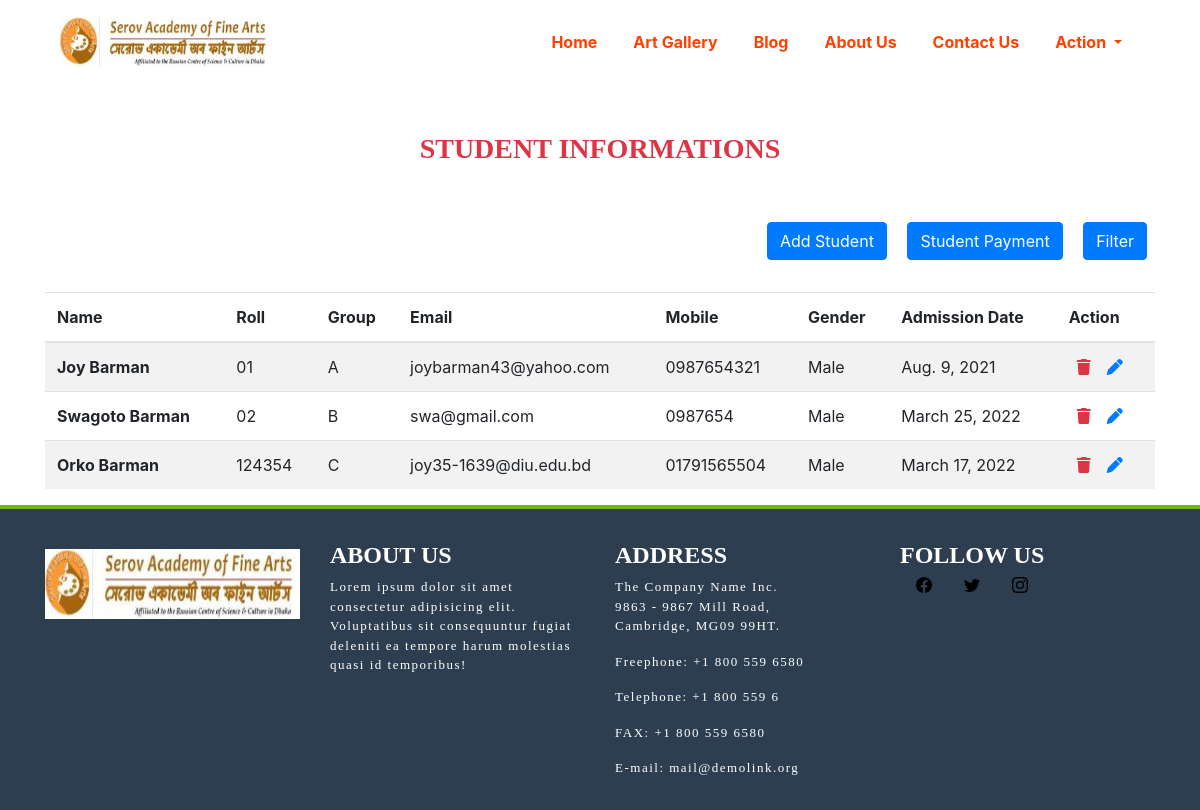
/students/, run on an earlier commit of the app's database.
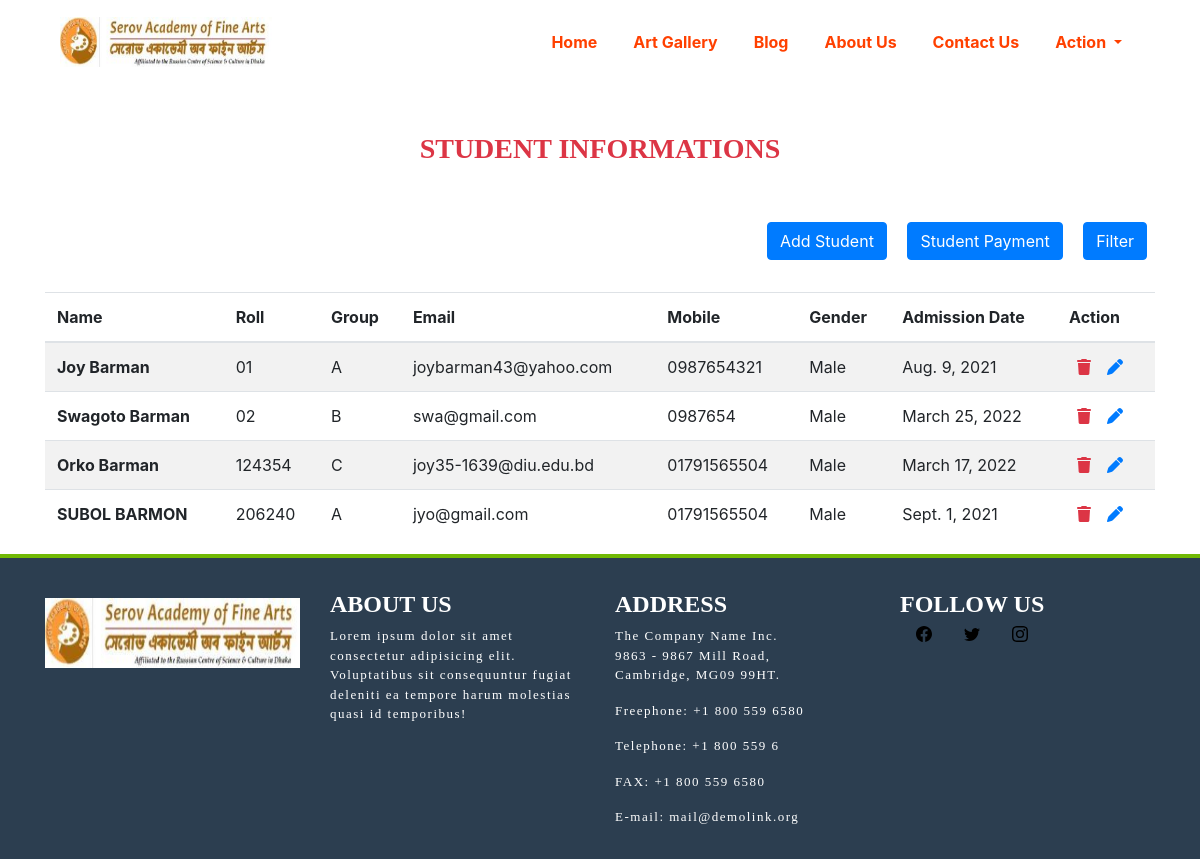
And on a later commit of the database.
### main/models.py (models this page shows, shortened)
class Student(models.Model):
    name =models.CharField(max_length=255)
    roll =models.CharField(max_length=255)
    group =models.ForeignKey(Group,on_delete=models.CASCADE)
    email =models.EmailField(max_length=255,null=True,blank=True)
    gender=models.CharField(max_length=10,choices=GENDER_CHOICES)
    mobile =models.CharField(max_length=255)
    photo = models.ImageField(upload_to='images/student/')
    blood =models.CharField(max_length=10,choices=BLOOD_CHOICES)
    address =models.CharField(max_length=255,null=True,blank=True)
    father_name =models.CharField(max_length=255,null=True,blank=True)
    mother_name =models.CharField(max_length=255,null=True,blank=True)
    admission_date =models.DateField()

class Group(models.Model):
    group=models.CharField(max_length=50)
    date=models.DateField(auto_now_add=True)
    def __str__(self):
        return self.group

### main/views.py (the view)
# urls.py: path('students/', StudentView.as_view(), name="students"),
class StudentView(ListView):
    model = Student
    template_name = 'student.html'
    ordering = ['roll']

### main/templates/student.html
{% extends 'base.html' %}
{% block body %}
    <div class="container">
        <h3 class="text-uppercase font-weight-bold text-center text-danger my-5">student informations</h3>
            <div class="text-right">
                <a class="btn btn-primary text-white m-2" href="{% url 'add-student' %}">Add Student</a>
                <a class="btn btn-primary text-white m-2" href="{% url 'student-payment' %}">Student Payment</a>
                <a class="btn btn-primary text-white m-2">Filter</a>
            </div>
        <table class="table table-striped mt-4" >
            <thead>
            <tr>
                <th scope="col">Name</th>
                <th scope="col">Roll</th>
                <th scope="col">Group</th>
                <th scope="col">Email</th>
                <th scope="col">Mobile</th>
                <th scope="col">Gender</th>
                <th scope="col">Admission Date</th>
                <th scope="col">Action</th>
            </tr>
            </thead>
            <tbody>
            {% for student in object_list %}
                <tr>
                    <th scope="row" class="text-capitalize">{{ student.name }}</th>
                    <td>{{ student.roll }}</td>
                    <td>{{ student.group }}</td>
                    <td>{{ student.email }}</td>
                    <td>{{ student.mobile }}</td>
                    <td>{{ student.gender }}</td>
                    <td>{{ student.admission_date }}</td>
                    <td><a class="fas fa-trash text-danger mx-2" href="{% url 'delete-student' student.pk %}"></a><a class="fas fa-pen text-primary mx-2" href="{% url 'edit-student' student.pk %}"></a></td>
                </tr>
            {% endfor %}
            </tbody>
        </table>
    </div>
{% endblock %}

### main/templates/base.html (shortened to what this page needs)
<!doctype html>
<html lang="en">
<head>
    <link rel="stylesheet" href="https://cdn.jsdelivr.net/npm/bootstrap@4.0.0/dist/css/bootstrap.min.css"
>
</head>
<body>
{% include 'navbar.html' %}
    {% block body %}
    {% endblock %}
{% include 'footer.html' %}
</html>

### main/templates/navbar.html (shortened to what this page needs)
{% load static %}
{% block body %}
    <nav class="navbar navbar-expand-lg navbar-light bg-light sticky-top ">
        <a class="navbar-brand text-left" href="#">
            <img src="{% static 'Capture.JPG' %}" class="logo" alt="logo" width="70%">
        </a>
        <div class="collapse navbar-collapse" id="navbarSupportedContent">
            <ul class="navbar-nav ml-auto">
                <li class="nav-item active">
                    <a class="nav-link" href="{% url 'home' %}">Home <span class="sr-only">(current)</span></a>
                </li>
                <li class="nav-item">
                    <a class="nav-link" href="#">Art Gallery</a>
                </li>
                <li class="nav-item">
                    <a class="nav-link" href="#">Blog</a>
                </li>
                <li class="nav-item">
                    <a class="nav-link" href="#">About Us</a>
                </li>
                <li class="nav-item">
                    <a class="nav-link" href="{% url 'contact' %}">Contact Us</a>
                </li>
                {% if user.is_authenticated %}
                  <li class="nav-item dropdown">
                    <a class="nav-link dropdown-toggle" href="#" id="navbarDropdown" role="button"
                       data-toggle="dropdown" aria-expanded="false">
                        {{ user.username }}
                    </a>
                    <div class="dropdown-menu" aria-labelledby="navbarDropdown">
                        <a class="nav-link" href="/logout">Logout</a>
                    </div>
                </li>
                {% else %}
                <li class="nav-item dropdown">
                    <a class="nav-link dropdown-toggle" href="#" id="navbarDropdown2" role="button"
                       data-toggle="dropdown" aria-expanded="false">Action
                    </a>
                </li>
                {% endif %}
            </ul>
        </div>
    </nav>
{% endblock %}

### main/templates/footer.html
{% load static %}
<footer style="background-color:  #2C3E50; border-top: 4px solid #71b904;" class="footer">
    <div class="container">
        <div class="row justify-content-center">
            <div class="col-12 col-lg-3 col-md-6 my-3">
                <div class="mt-4">
                    <img src="{% static 'Capture.JPG' %}" alt="" width="100%" height="70px">
                </div>
            </div>
            <div class="col-12 col-lg-3 col-md-6 my-3">
                <h4 class="mt-3 ">About Us </h4>
                <p>Lorem ipsum dolor sit amet consectetur adipisicing elit. Voluptatibus sit consequuntur fugiat
                    deleniti ea tempore harum molestias quasi id temporibus!</p>
            </div>
            <div class="col-12 col-lg-3 col-md-6 my-3">
                <h4 class="mt-3">Address</h4>
                <p>The Company Name Inc.<br>9863 - 9867 Mill Road,<br>Cambridge, MG09 99HT.</p>
                <p>Freephone: +1 800 559 6580</p>
                <p>Telephone: +1 800 559 6</p>
                <p>FAX: +1 800 559 6580</p>
                <p>E-mail: mail@demolink.org</p>
            </div>
            <div class="col-12 col-lg-3 col-md-6 my-3">
                <h4 class="mt-3">Follow us</h4>
                <div class="d-flex">
                    <img src="img/facebook.svg" class="mx-3"></img>
                    <img src="img/twitter.svg" class="mx-3"></img>
                    <img src="img/instagram.svg" class="mx-3"></img>
                </div>
            </div>
        </div>
    </div>
</footer>

What changed in the data, as far as the page shows it:
added Student: name "SUBOL BARMON", roll "206240", group "A", email "jyo@gmail.com", mobile "01791565504", gender "Male", admission_date "Sept. 1, 2021"
